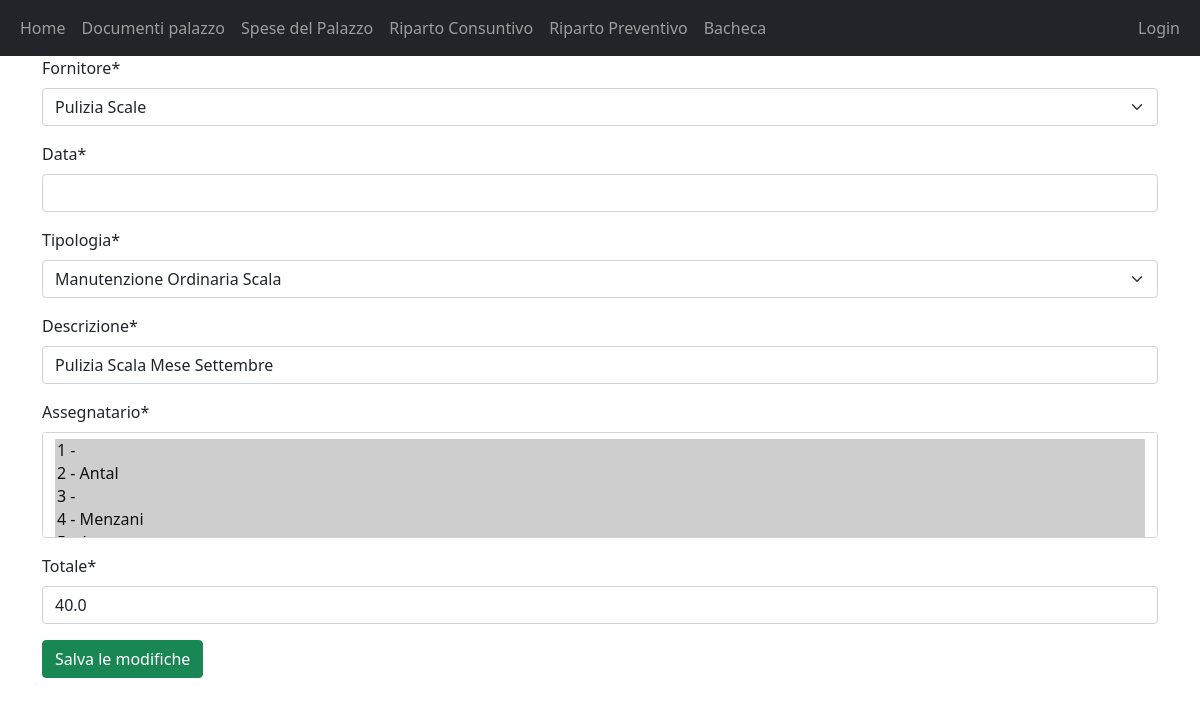
The page /13/edit_spesa/ on the database its author committed.
### Condominio/models.py (models this page shows)
class Spesa(models.Model):
    class Tipologie(models.TextChoices):
        LUCE_PALAZZINA="Luce Palazzina"
        SCALE_PALAZZINA="Scale Palazzina"
        MANUTENZIONE_ORDINARIA="Manutenzione Ordinaria"
        MANUTENZIONE_ORDINARIA_COMUNE="Manutenzione Ordinaria Comune"
        MANUTENZIONE_ORDINARIA_SCALA="Manutenzione Ordinaria Scala"
        SPESA_GENERALE="Spese Generali"
        SPESA_STRAORDINARIA="Spese Straordinarie"
        SPESA_STRAORDINARIA_EDIFICIO="Spesa Straordinaria Edificio"
        SPESA_STRAORDINARIA_SCALE="Spesa Straordinaria Scale"
        SPESA_STRAORDINARIA_ANTENNE="Spesa Straordinaria Antenne"
        SPESE_DIVERSE="Spese Diverse"
    fornitore=models.ForeignKey(Fornitore, on_delete=models.PROTECT, default=None)
    data=models.DateField("Data")
    tipologia=models.TextField("Tipologia", choices=Tipologie.choices, default=Tipologie.SPESE_DIVERSE, max_length=200)
    descrizione=models.CharField(default=None, max_length=200)
    assegnatario=models.ManyToManyField(Interno)
    importo=models.FloatField("Totale", default=0)
    class Meta:
        verbose_name_plural="Spese"

### Condominio/views.py (the view, shortened to what this page needs)
# urls.py: path("<pk>/edit_spesa/", views.UpdateSpesaView.as_view(), name="edit_spesa"),
class UpdateSpesaView(UpdateView):
    model = Spesa
    fields='__all__'
    template_name = "Condominio_main/edit_spesa.html"

### Condominio/models.py (called while the page is built)
    def __str__(self):
        out=self.numero_interno + " - " + str(self.condomino.last_name)
        return out

    def __str__(self):
        return self.nome

### Condominio/templates/Condominio_main/edit_spesa.html (shortened to what this page needs)
{% extends 'Condominio_main/base.html' %}
{% load crispy_forms_tags %}
{% block content %}
<form method="post">
    {% csrf_token %}{{form|crispy}}
    <button type="submit" value="Update" class="btn btn-success">Salva le modifiche</button>
</form>
{% endblock %}

### rows shown on the page
Spesa: fornitore "Pulizia Scale", tipologia "Manutenzione Ordinaria Scala", descrizione "Pulizia Scala Mese Settembre", importo "40.0"
